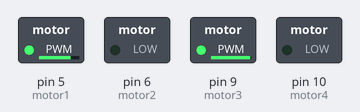
This sketch was run on a simulated Arduino Uno, built with avr-gcc and run on an emulated ATmega328P. Shown: switched loads named in the sketch (green lamp = pin HIGH).

Above: at 0.1 s.
Timing chart, 0 to 1.6 s (numbered marks = the images above):
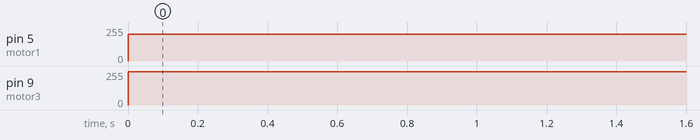

Measured:
- by itself, pin 5 (motor1): 0/255 → 200/255 at 0.00 s
- by itself, pin 9 (motor3): 0/255 → 250/255 at 0.00 s

The sketch:

motor_drive.ino
```cpp
#define motor1 5
#define motor2 6
#define motor3 9
#define motor4 10


void setup() {

  pinMode(motor1, OUTPUT);
  pinMode(motor2, OUTPUT);
  pinMode(motor3, OUTPUT);
  pinMode(motor4, OUTPUT);


}

void loop() {

   motor_controller(0,0,200,250);
   delay(1000);


}


void motor_controller(int a, int b, int m1speed, int m2speed){

  if(a=!0){
    analogWrite(motor1, m1speed);
    analogWrite(motor2, 0);
  }

  else{
    analogWrite(motor1, 0);
    analogWrite(motor2, m1speed);
  }

  if(b=!0){
    analogWrite(motor3, m2speed);
    analogWrite(motor4, 0);
  }

  else{
    analogWrite(motor3, 0);
    analogWrite(motor4, m2speed);


  }


}
```
